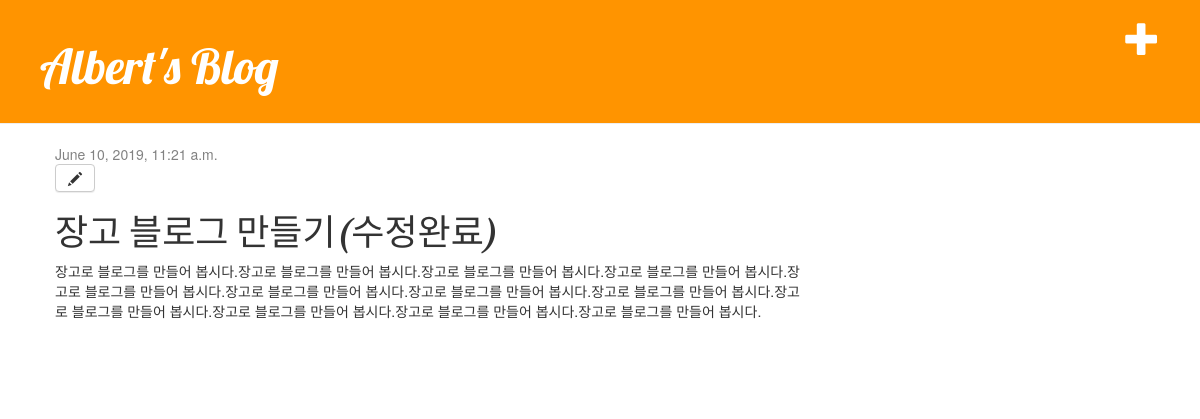
Screenshot of /blog/post/3 with the database file from the repository.
### blog/models.py (models this page shows, shortened)
class Post(models.Model):
    author = models.ForeignKey('auth.User', on_delete=models.CASCADE)
    title = models.CharField(max_length=200)
    text = models.TextField()
    created_date = models.DateTimeField(default=timezone.now)
    published_date = models.DateTimeField(blank=True, null=True)

### blog/views.py (the view)
# urls.py: path('post/<int:pk>', views.post_detail, name='post_detail'),
def post_detail(request, pk):
    post = get_object_or_404(Post, pk=pk)
    return render(request, 'blog/post_detail.html', {'post': post})

### blog/templates/blog/post_detail.html
{% extends 'blog/base.html' %}
{% block content %}
    <div class="post">
        {% if post.published_date %}
            <div class="date">
                {{ post.published_date }}
            </div>
        {% endif %}
        <a class="btn btn-default" href="{% url 'post_edit' pk=post.pk %}"><span class="glyphicon glyphicon-pencil"></span></a>
        <h1>{{ post.title }}</h1>
        <p>{{ post.text|linebreaksbr }}</p>
    </div>
{% endblock %}

### blog/static/css/blog.css (style rules this page uses)
h1, h2, h3, h4 { font-family: 'Lobster', cursive; }
.date { color: #828282; }
.post { margin-bottom: 70px; }

### rows the page displays
Post: published_date "June 10, 2019, 11:21 a.m.", title "장고 블로그 만들기(수정완료)", text "장고로 블로그를 만들어 봅시다.장고로 블로그를 만들어 봅시다.장고로 블로그를 만들어 봅시다.장고로 블로그를 만들어 봅시다.장고로 블로그를 만들어 봅시다.장고로 블로그를 만들어 봅시다.장고로 블로그를 만들어 봅시다.장고로 블로그를 만들어 봅시다.장고로 블로그를 만들어 봅시다.장고로 블로그를 만들어 봅시다.장고로 블로그를 만들어 봅시다.장고로 블로그를 만들어 봅시다."
